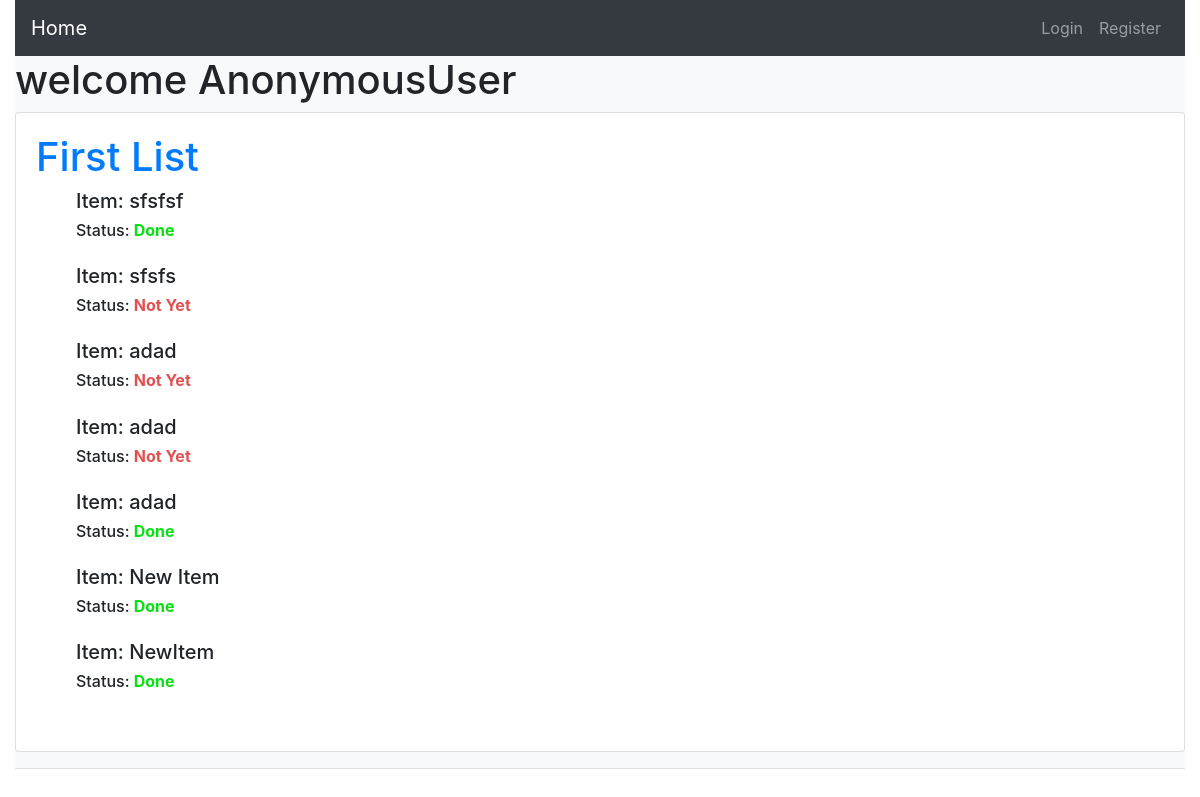
The page / on the database its author committed.
### main/models.py (models this page shows, shortened)
class ToDoList(models.Model):
    user = models.ForeignKey(user, default=1, related_name='todolist', on_delete=models.CASCADE)
    name = models.CharField(max_length=255)

class Item(models.Model):
    todolist = models.ForeignKey(ToDoList,related_name='item', on_delete=models.CASCADE)
    text = models.TextField(max_length=300)
    completion = models.BooleanField(default=False, blank=True, null=True)

### main/views.py (the view)
# urls.py: path('', views.index, name='index'),
def index(request):
    tl = ToDoList.objects.all()
    return render(request, 'main/index.html', {'ToDoList': tl})

### main/templates/main/index.html
{% extends 'main/base.html' %} {% block content %} {% for List in ToDoList %}
<div class="card">
  <div class="card-body">
    <h1>
      <a href="/to_do_lists/{{ List.id }}">{{List.name}}</a>
    </h1>
    <ul style="list-style: none">
      {% for item in List.item.all %}
      <li style="padding-bottom: 1rem">
        <h5>Item: {{ item.text }}</h5>
        <h6>
          Status: {% if item.completion == True %}
          <strong style="color: rgb(8, 224, 19)">Done</strong> {% else %}
          <strong style="color: rgba(214, 7, 7, 0.7)">Not Yet</strong>
          {%endif %}
        </h6>
      </li>
      {% endfor %}
    </ul>
  </div>
</div>
<hr />
{% endfor %} {% endblock content %}

### rows shown on the page
ToDoList: name "First List"
Item: text "sfsfsf", completion "Done"
Item: text "sfsfs", completion "Not Yet"
Item: text "adad", completion "Not Yet"
Item: text "adad", completion "Not Yet"
Item: text "adad", completion "Done"
Item: text "New Item", completion "Done"
Item: text "NewItem", completion "Done"

### other values the page prints
{{ request.user }} "AnonymousUser"
